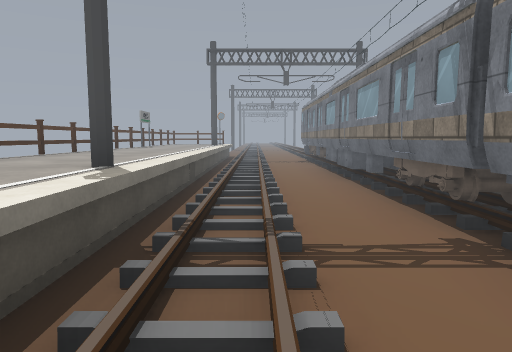
[1] (above)

14 first-person views from a walk through a Unity game level. The camera is 1.5 m above the floor, tilts 6° down and sees 70° across. Doors are open. The floor is counted in squares, 2 m on a side. Each view is taken from the middle of a square. On the plan, view 1 faces up. The plan holds only what a view shows up to about 11 squares ahead; the rest is blank. The place goes on beyond the plan. Some surface patterns are stand-ins.

[2]
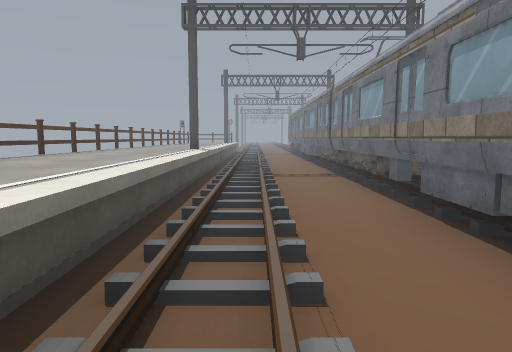

[3]
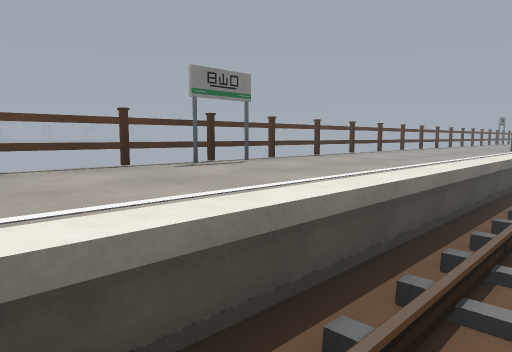

[4]
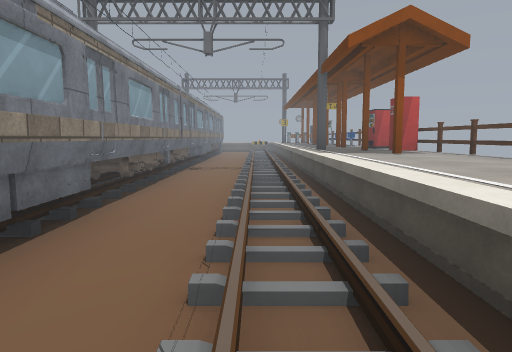

[5]
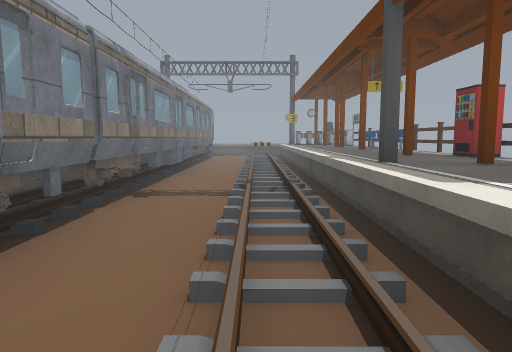

[6]
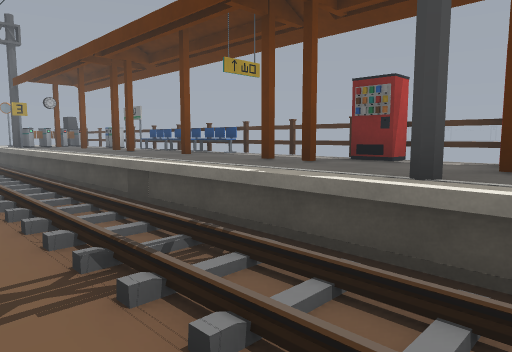

[7]
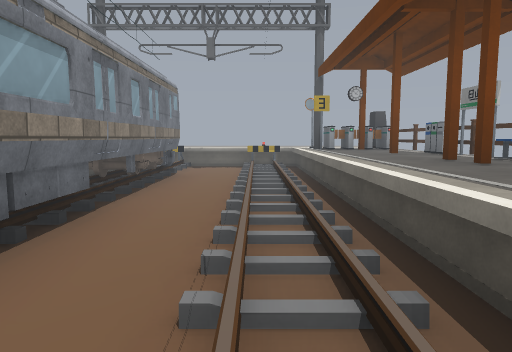

[8]
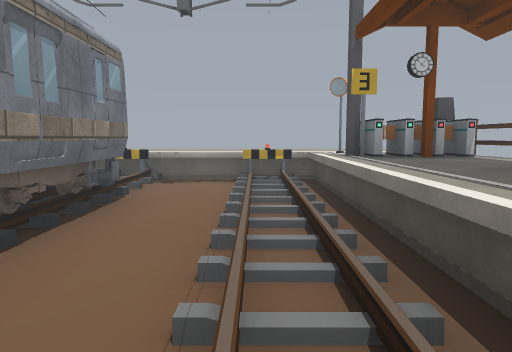

[9]
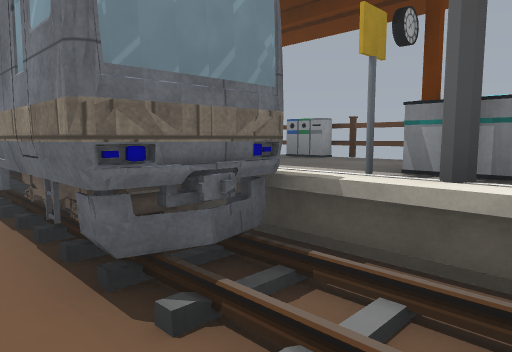

[10]
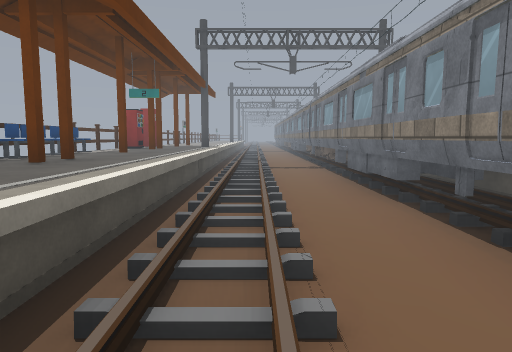

[11]
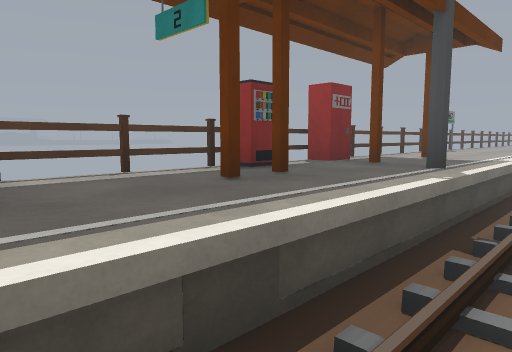

[12]
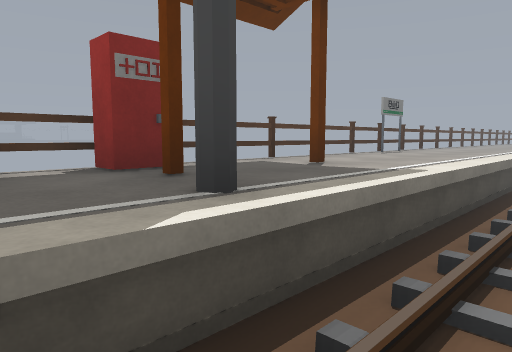

[13]
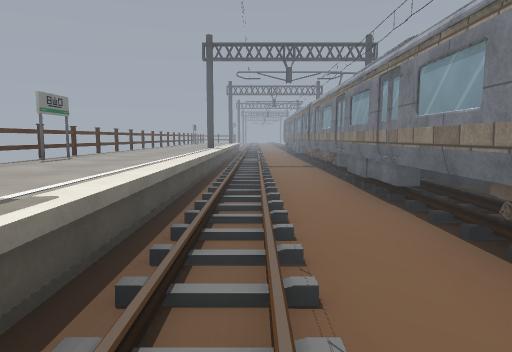

[14]
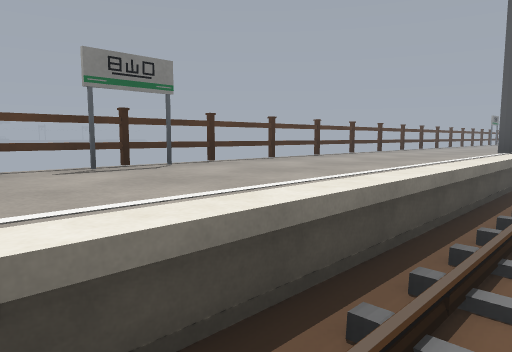

### Floor plan
Key: @ floor where view 1 was taken; # wall or solid block; . floor; / step, stairs or slope; ^ raised ledge; O other object.
Columns run from 3 left of view 1 to 5 right of it. Each row starts with its distance up from view 1.
  9 O^^/.#
  8 O^^/.#
  7 O^^/.#
  6 O^^/.#
  5 O^^/.#
  4 O^^/.OO
  3 O^^/.OO
  2 O^^/.##
  1 O^^/.##
  0 O^^@.#
 -1 O^^/.#
 -2 O^^/.#
 -3 O^^/.##
 -4 O^^/.##
 -5 O^^/.#
 -6 O^^/.#
 -7 O^^/.#
 -8 O^^/.#
 -9 O^^/.##
-10 O^^/.#
-11 O^^/.#
-12 O^^/.##
-13 O^^/.##
-14 O^^/.##
-15 O^^/.##
-16 O^^/.##^O
-17 O^^/.##^O
-18 OOO/..O
-19 O^OO.O

Where each view was taken, in squares from view 1:
view 1: 0 up, 0 right, facing up
view 2: 5 down, 0 right, facing up
view 3: 5 down, 0 right, facing up-left
view 4: 0 up, 0 right, facing down
view 5: 4 down, 0 right, facing down
view 6: 7 down, 1 right, facing down-left
view 7: 10 down, 0 right, facing down
view 8: 13 down, 0 right, facing down
view 9: 19 down, 1 right, facing up-right
view 10: 18 down, 0 right, facing up
view 11: 12 down, 0 right, facing up-left
view 12: 9 down, 0 right, facing up-left
view 13: 8 down, 0 right, facing up
view 14: 4 down, 0 right, facing up-left
